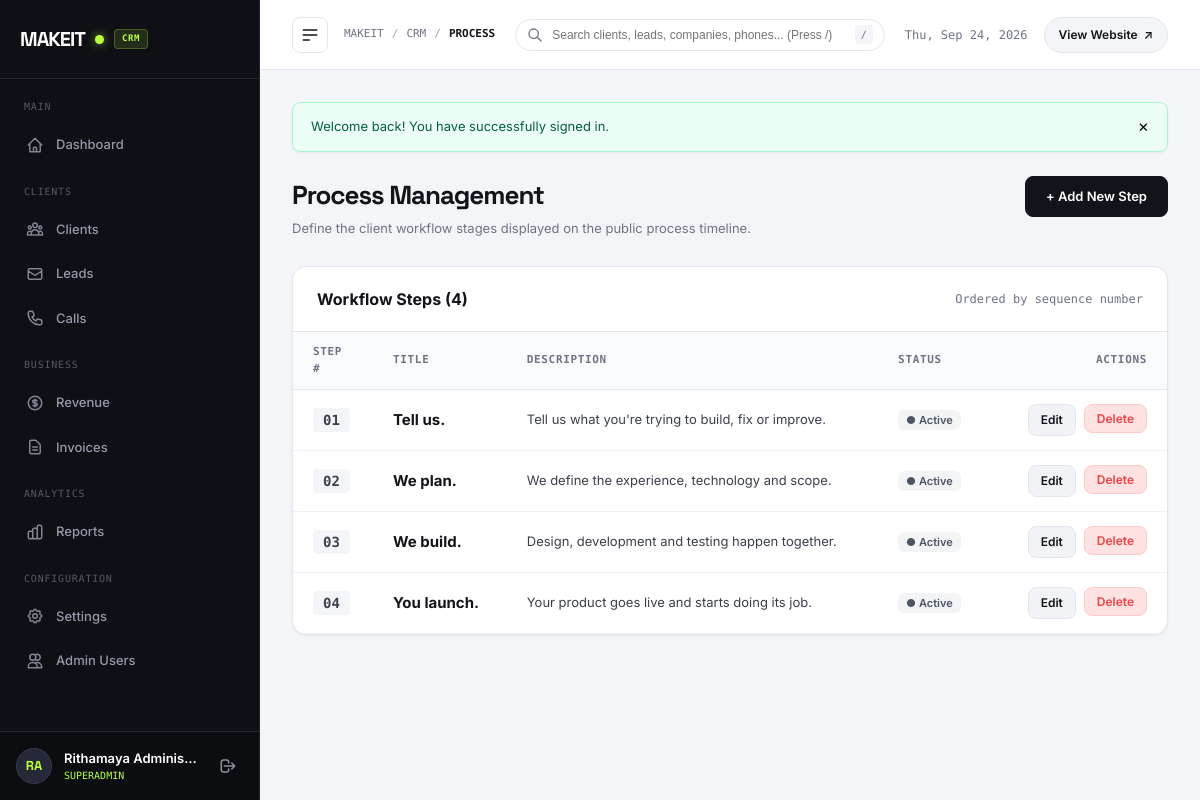
The page /admin/process.php (signed in) on the database its author committed.
### tables this page shows
CREATE TABLE `process_steps` (
  `id` INT UNSIGNED NOT NULL AUTO_INCREMENT,
  `step_number` VARCHAR(10) NOT NULL,
  `title` VARCHAR(150) NOT NULL,
  `description` TEXT NOT NULL,
  `display_order` INT NOT NULL DEFAULT 0,
  `status` ENUM('published', 'draft') NOT NULL DEFAULT 'published',
  `created_at` DATETIME NOT NULL DEFAULT CURRENT_TIMESTAMP,
  `updated_at` DATETIME NOT NULL DEFAULT CURRENT_TIMESTAMP ON UPDATE CURRENT_TIMESTAMP,
  PRIMARY KEY (`id`),
  KEY `idx_process_status_order` (`status`, `display_order`)
);

### admin/process.php (called while the page is built, shortened)
<?php
require __DIR__ . '/pages/process.php';

### config/database.php (called while the page is built, shortened)
<?php
final class Database
{
    private static ?self $instance = null;
    private ?PDO $pdo = null;
    private function __construct()
    {
        $dsn = sprintf(
            'mysql:host=%s;port=%d;dbname=%s;charset=%s',
            DB_HOST,
            DB_PORT,
            DB_NAME,
            DB_CHARSET
        );
        $options = [
            PDO::ATTR_ERRMODE            => PDO::ERRMODE_EXCEPTION,
            PDO::ATTR_DEFAULT_FETCH_MODE => PDO::FETCH_ASSOC,
            PDO::ATTR_EMULATE_PREPARES   => false,
            PDO::ATTR_PERSISTENT         => false,
            PDO::ATTR_TIMEOUT            => 1,
        ];
        try {
            $this->pdo = new PDO($dsn, DB_USER, DB_PASS, $options);
            $this->pdo->exec("SET NAMES " . DB_CHARSET . " COLLATE utf8mb4_unicode_ci");
            $this->ensureSchema();
        } catch (PDOException $e) {
            $this->connectionError = $e->getMessage();
            $sqlitePath = dirname(__DIR__) . '/database/makeit.sqlite';
            $initScript = dirname(__DIR__) . '/database/init_sqlite.php';
            if (file_exists($initScript)) {
                require_once $initScript;
                try {
                    $this->pdo = init_sqlite_database($sqlitePath);
                } catch (\Throwable $sqliteEx) {
                    $this->pdo = null;
                    error_log("SQLite Fallback Notice: " . $sqliteEx->getMessage());
                }
            } else {
                $this->pdo = null;
            }
            error_log("MySQL Connection Notice: " . $e->getMessage());
        }
    }
    private function ensureSchema(): void
    {
        try {
            $driver = $this->pdo->getAttribute(PDO::ATTR_DRIVER_NAME);
            if ($driver === 'mysql') {
                $invCols = $this->pdo->query("SHOW COLUMNS FROM invoices")->fetchAll(PDO::FETCH_COLUMN);
                $revCols = $this->pdo->query("SHOW COLUMNS FROM revenue")->fetchAll(PDO::FETCH_COLUMN);
                $leadCols = $this->pdo->query("SHOW COLUMNS FROM leads")->fetchAll(PDO::FETCH_COLUMN);
                $callCols = $this->pdo->query("SHOW COLUMNS FROM calls")->fetchAll(PDO::FETCH_COLUMN);
            }
        } catch (\Throwable $ex) {
            error_log("Schema auto-migration notice: " . $ex->getMessage());
        }
    }
    public static function getInstance(): self
    {
        if (self::$instance === null) {
            self::$instance = new self();
        }
        return self::$instance;
    }
    public function query(string $sql, array $params = []): PDOStatement
    {
        $stmt = $this->pdo->prepare($sql);
        $stmt->execute($params);
        return $stmt;
    }
    public function fetchAll(string $sql, array $params = []): array
    {
        $stmt = $this->query($sql, $params);
        return $stmt->fetchAll();
    }
}

### includes/security.php (called while the page is built, shortened)
<?php
function e(mixed $value): string
{
    return htmlspecialchars((string)$value, ENT_QUOTES | ENT_HTML5, 'UTF-8');
}

### admin/pages/process.php (the view, shortened to what this page needs)
<?php
$db = Database::getInstance();
$steps = [];
try {
    $steps = $db->fetchAll("SELECT * FROM process_steps ORDER BY display_order ASC, id ASC");
} catch (\Throwable $e) {
    error_log("Process fetch notice: " . $e->getMessage());
}
$editingStep = null;
require_once dirname(__DIR__) . '/includes/admin_header.php';
?>
  <div class="page-header">
    <div>
      <h1 class="page-title">Process Management</h1>
      <p class="page-subtitle">Define the client workflow stages displayed on the public process timeline.</p>
    </div>
    <div>
      <?php if ($editingStep): ?>
        <a href="process.php" class="btn-action">&larr; Back to Steps List</a>
      <?php else: ?>
        <a href="#stepFormCard" class="btn-primary-admin" id="btnOpenCreateModal">
          + Add New Step
        </a>
      <?php endif; ?>
    </div>
  </div>
  <div class="data-card">
    <div class="data-card-header">
      <h2 class="data-card-title">Workflow Steps (<?= count($steps) ?>)</h2>
      <span style="font-size: 12px; color: var(--text-muted); font-family: 'DM Mono', monospace;">
        Ordered by sequence number
      </span>
    </div>
    <div class="table-responsive">
      <?php if (empty($steps)): ?>
        <div class="empty-state">No process steps found. Click "+ Add New Step" above.</div>
      <?php else: ?>
        <table class="admin-table">
          <thead>
            <tr>
              <th style="width: 80px;">Step #</th>
              <th>Title</th>
              <th>Description</th>
              <th>Status</th>
              <th style="text-align: right; width: 180px;">Actions</th>
            </tr>
          </thead>
          <tbody>
            <?php foreach ($steps as $st): ?>
              <tr>
                <td>
                  <span style="font-family: 'DM Mono', monospace; font-size: 14px; font-weight: 700; background: var(--main-bg); padding: 4px 10px; border-radius: 4px;">
                    <?= e($st['step_number']) ?>
                  </span>
                </td>
                <td>
                  <strong style="font-size: 15px; color: var(--text-dark);"><?= e($st['title']) ?></strong>
                </td>
                <td style="color: var(--text-body); font-size: 13px; max-width: 480px;">
                  <?= e($st['description']) ?>
                </td>
                <td>
                  <form method="POST" action="process.php" style="display: inline;">
                    <button
                      type="submit"
                      class="status-pill <?= $st['status'] === 'published' ? 'status-closed' : 'status-contacted' ?>"
                      title="Click to toggle status"
                      style="cursor: pointer;"
                    >
                      <?= $st['status'] === 'published' ? '● Active' : '○ Draft' ?>
                    </button>
                  </form>
                </td>
                <td style="text-align: right;">
                  <div style="display: inline-flex; gap: 8px;">
                    <a href="process.php?edit=<?= (int)$st['id'] ?>" class="btn-edit-admin">
                      Edit
                    </a>
                    <form method="POST" action="process.php" style="display: inline;">
                      <button
                        type="submit"
                        class="btn-danger-admin"
                        data-confirm="Are you sure you want to delete step '<?= e($st['step_number']) ?> — <?= e($st['title']) ?>'?"
                        data-confirm-title="Delete Process Step"
                        data-confirm-btn="Yes, Delete"
                      >
                        Delete
                      </button>
                    </form>
                  </div>
                </td>
              </tr>
            <?php endforeach; ?>
          </tbody>
        </table>
      <?php endif; ?>
    </div>
  </div>
<?php require_once dirname(__DIR__) . '/includes/admin_footer.php'; ?>

### assets/css/admin.css (style rules this page uses)
*, *::before, *::after { box-sizing: border-box; margin: 0; padding: 0; }
:root { --sidebar-bg: #0f1015; --sidebar-surface: #181922; --sidebar-border: #222430; --sidebar-text: #9699a8; --sidebar-hover: #1f212c; --sidebar-active: #282a38; --sidebar-active-text: #ffffff; --lime: #b8ff3d; --main-bg: #f4f5f8; --card-bg: #ffffff; --border-light: #e3e6ed; --border-subtle: #f0f2f6; --text-dark: #12141a; --text-body: #3c404d; --text-muted: #6f7485; --text-light: #9fa3b2; --primary: #12141a; --success: #10b981; --success-bg: #ecfdf5; --warning: #f59e0b; --warning-bg: #fffbeb; --info: #3b82f6; --info-bg: #eff6ff; --danger: #ef4444; --danger-bg: #fef2f2; --radius-sm: 8px; --radius-md: 14px; --radius-lg: 20px; --shadow-sm: 0 1px 3px rgba(0, 0, 0, 0.04), 0 1px 2px rgba(0, 0, 0, 0.02); --shadow-md: 0 4px 12px rgba(0, 0, 0, 0.05), 0 1px 3px rgba(0, 0, 0, 0.03); --shadow-lg: 0 12px 28px rgba(0, 0, 0, 0.07), 0 2px 6px rgba(0, 0, 0, 0.04); }
html, body { height: 100%; }
body { font-family: "Inter", -apple-system, BlinkMacSystemFont, "Segoe UI", Roboto, sans-serif; background-color: var(--main-bg); color: var(--text-body); line-height: 1.5; -webkit-font-smoothing: antialiased; -moz-osx-font-smoothing: grayscale; }
a { color: inherit; text-decoration: none; }
button { font-family: inherit; border: 0; background: transparent; cursor: pointer; }
.page-header { display: flex; justify-content: space-between; align-items: flex-start; margin-bottom: 28px; }
.page-title { font-family: "Space Grotesk", sans-serif; font-size: 26px; font-weight: 700; letter-spacing: -0.04em; color: var(--text-dark); }
.page-subtitle { font-size: 13px; color: var(--text-muted); margin-top: 4px; }
.data-card { background: var(--card-bg); border: 1px solid var(--border-light); border-radius: var(--radius-md); box-shadow: var(--shadow-sm); overflow: hidden; }
.data-card-header { padding: 20px 24px; border-bottom: 1px solid var(--border-light); display: flex; justify-content: space-between; align-items: center; }
.data-card-title { font-size: 16px; font-weight: 700; color: var(--text-dark); }
.table-responsive { width: 100%; overflow-x: auto; -webkit-overflow-scrolling: touch; border-radius: var(--radius-sm); }
table.admin-table { width: 100%; border-collapse: collapse; text-align: left; }
table.admin-table th { padding: 12px 20px; font-size: 11px; text-transform: uppercase; letter-spacing: 0.06em; color: var(--text-muted); font-family: "DM Mono", monospace; background: #fafbfc; border-bottom: 1px solid var(--border-light); font-weight: 600; }
table.admin-table td { padding: 14px 20px; font-size: 13px; border-bottom: 1px solid var(--border-subtle); color: var(--text-body); }
.status-pill { display: inline-block; padding: 3px 8px; border-radius: 6px; font-size: 11px; font-weight: 600; text-transform: capitalize; }
.status-closed { background: #f3f4f6; color: #4b5563; }
.btn-primary-admin { background: var(--primary); color: #ffffff; padding: 10px 20px; border-radius: var(--radius-sm); font-size: 13px; font-weight: 600; display: inline-flex; align-items: center; gap: 8px; border: 1px solid var(--primary); cursor: pointer; transition: all 0.2s; }
.btn-danger-admin { background: #fee2e2; color: #ef4444; border: 1px solid #fecaca; padding: 6px 12px; border-radius: var(--radius-sm); font-size: 12px; font-weight: 600; cursor: pointer; transition: all 0.2s; }
.btn-edit-admin { background: #f1f3f7; color: var(--text-dark); border: 1px solid var(--border-light); padding: 6px 12px; border-radius: var(--radius-sm); font-size: 12px; font-weight: 600; cursor: pointer; transition: all 0.2s; }

### rows shown on the page
process_steps: step_number "01", title "Tell us.", description "Tell us what you're trying to build, fix or improve.", status "● Active"
process_steps: step_number "02", title "We plan.", description "We define the experience, technology and scope.", status "● Active"
process_steps: step_number "03", title "We build.", description "Design, development and testing happen together.", status "● Active"
process_steps: step_number "04", title "You launch.", description "Your product goes live and starts doing its job.", status "● Active"

### other values the page prints
$initials "RA"
$adminName "Rithamaya Adminis…"
$currentAdmin['role'] "SUPERADMIN"
$breadcrumb "PROCESS"
$msg "Welcome back! You have successfully signed in."
count($steps) "4"
